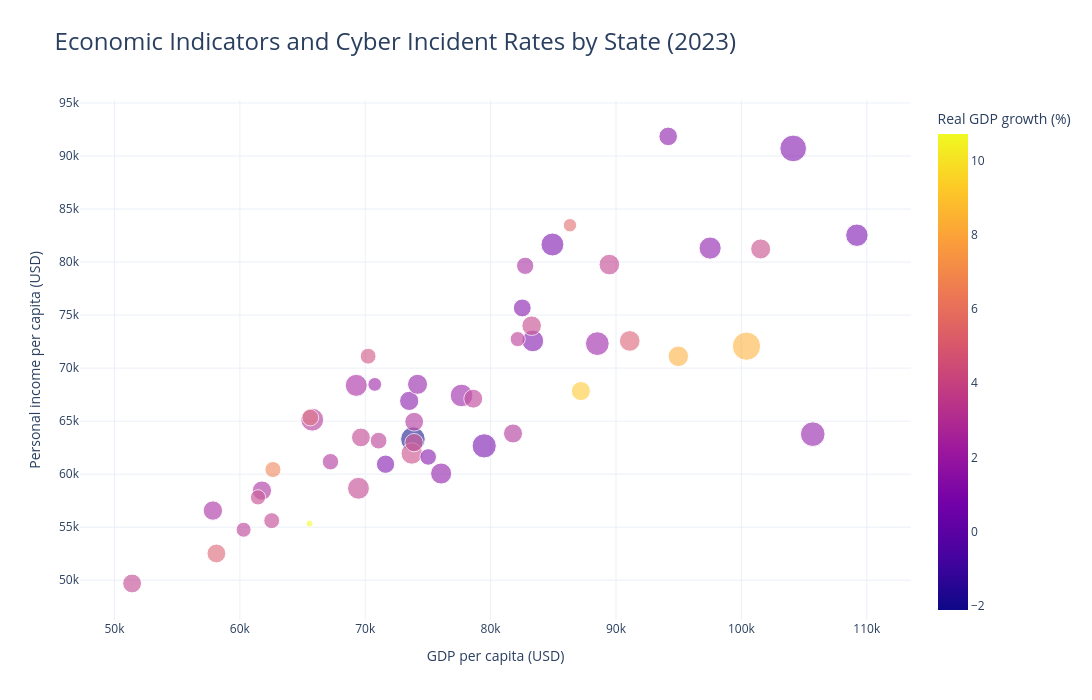

Notebook code cell kept with this figure:
### Markdown cell above
**Key findings:**

- GDP per capita, personal income per capita, and average annual pay are strongly positively correlated ($r_s=0.73$–$0.81$), suggesting substantial overlap between economic development indicators.
- Labor force participation is moderately associated with GDP per capita ($r_s=0.62$).
- Real GDP growth is weakly negatively associated with GDP per capita ($r_s=-0.21$), indicating that economic size per resident and annual growth capture different aspects of economic activity.

These relationships will be considered when selecting predictors for subsequent multivariable analysis, particularly because correlated indicators may introduce *multicollinearity*.

### Code cell
# Temporary cell: interactive bubble chart for 2023

import pandas as pd
import plotly.express as px

# izberi leto
year_selected = 2023

# pripravi podatke
plot_df = panel.loc[panel["year"] == year_selected].copy()

# odstrani vrstice z manjkajočimi vrednostmi v potrebnih stolpcih
plot_df = plot_df.dropna(subset=[
    "state",
    "gdp_per_capita",
    "personal_income_per_capita",
    "real_gdp_growth_pct",
    "incidents_per_100k"
])

# za lepši prikaz v hoverju
plot_df["gdp_per_capita_k"] = plot_df["gdp_per_capita"] / 1000
plot_df["personal_income_per_capita_k"] = plot_df["personal_income_per_capita"] / 1000

fig = px.scatter(
    plot_df,
    x="gdp_per_capita",
    y="personal_income_per_capita",
    size="incidents_per_100k",
    color="real_gdp_growth_pct",
    hover_name="state",
    hover_data={
        "gdp_per_capita": ":,.0f",
        "personal_income_per_capita": ":,.0f",
        "real_gdp_growth_pct": ":.2f",
        "incidents_per_100k": ":.3f",
        "incident_count": True,
        "population": ":,.0f"
    },
    title="Economic Indicators and Cyber Incident Rates by State (2023)",
    labels={
        "gdp_per_capita": "GDP per capita (USD)",
        "personal_income_per_capita": "Personal income per capita (USD)",
        "real_gdp_growth_pct": "Real GDP growth (%)",
        "incidents_per_100k": "Incidents per 100,000 residents"
    }
)

fig.update_traces(marker=dict(line=dict(width=1, color="white")), opacity=0.8)

fig.update_layout(
    title=dict(font=dict(size=24)),
    xaxis_title="GDP per capita (USD)",
    yaxis_title="Personal income per capita (USD)",
    legend_title="Real GDP growth (%)",
    template="plotly_white",
    width=1100,
    height=700
)

fig.show()

### Figure 1 — Plotly figure (JSON) as saved in the notebook; plotly's stock layout.template omitted (floating-point values rounded to 4 significant figures; data arrays with more than 128 entries replaced by an {"elided": "..."} marker saying what was removed)
{"data": [{"customdata": {"elided": "50x4 float values"}, "hovertemplate": "<b>%{hovertext}</b><br><br>GDP per capita (USD)=%{x:,.0f}<br>Personal income per capita (USD)=%{y:,.0f}<br>Incidents per 100,000 residents=%{customdata[1]:.3f}<br>Real GDP growth (%)=%{marker.color:.2f}<br>incident_count=%{customdata[2]}<br>population=%{customdata[3]:,.0f}<extra></extra>", "hovertext": ["Alabama", "Alaska", "Arizona", "Arkansas", "California", "Colorado", "Connecticut", "Delaware", "Florida", "Georgia", "Hawaii", "Idaho", "Illinois", "Indiana", "Iowa", "Kansas", "Kentucky", "Louisiana", "Maine", "Maryland", "Massachusetts", "Michigan", "Minnesota", "Mississippi", "Missouri", "Montana", "Nebraska", "Nevada", "New Hampshire", "New Jersey", "New Mexico", "New York", "North Carolina", "North Dakota", "Ohio", "Oklahoma", "Oregon", "Pennsylvania", "Rhode Island", "South Carolina", "South Dakota", "Tennessee", "Texas", "Utah", "Vermont", "Virginia", "Washington", "West Virginia", "Wisconsin", "Wyoming"], "legendgroup": "", "marker": {"color": [3.192, 4.978, 3.217, 2.38, 1.352, 3.521, 1.288, 1.507, 4.258, 1.45, 1.828, 2.525, 1.864, 0.9217, 0.5719, -2.117, 3.47, 3.611, 2.893, 1.12, 0.8714, 2.784, 0.9222, 3.526, 3.439, 4.869, 8.294, 3.231, 2.482, 0.6356, 10.73, 0.6933, 3.959, 8.344, 1.095, 6.568, 1.249, 1.703, 1.854, 3.662, 3.118, 3.599, 9.181, 2.824, 2.345, 3.685, 3.855, 5.032, 2.73, 5.437], "coloraxis": "coloraxis", "line": {"color": "white", "width": 1}, "size": [0.2149, 0.4084, 0.2684, 0.3583, 0.4696, 0.4059, 0.3295, 0.5795, 0.2399, 0.4248, 0.4878, 0.3552, 0.5383, 0.3197, 0.5599, 0.5763, 0.2418, 0.4566, 0.4993, 0.3062, 0.6786, 0.2584, 0.4519, 0.3399, 0.3384, 0.2653, 0.4024, 0.3426, 0.2854, 0.5002, 0.04718, 0.4801, 0.4415, 0.7623, 0.2625, 0.2461, 0.3529, 0.3843, 0.1816, 0.2226, 0.2179, 0.3215, 0.3483, 0.3479, 0.4632, 0.3665, 0.3827, 0.339, 0.3372, 0.171], "sizemode": "area", "sizeref": 0.001906, "symbol": "circle"}, "mode": "markers", "name": "", "opacity": 0.8, "orientation": "v", "showlegend": false, "type": "scatter", "x": [60300.0, 91090.0, 71060.0, 57850.0, 97500.0, 89470.0, 94160.0, 105700.0, 70230.0, 76050.0, 77680.0, 61760.0, 88510.0, 71620.0, 79490.0, 73800.0, 62540.0, 69460.0, 65770.0, 82520.0, 104100.0, 67220.0, 83360.0, 51400.0, 69650.0, 65620.0, 94970.0, 78610.0, 82750.0, 84930.0, 65560.0, 109200.0, 73710.0, 100400.0, 75020.0, 62640.0, 73500.0, 74170.0, 70760.0, 61440.0, 82160.0, 73890.0, 87200.0, 81780.0, 69280.0, 83270.0, 101500.0, 58130.0, 73900.0, 86330.0], "xaxis": "x", "y": [54760.0, 72560.0, 63160.0, 56570.0, 81320.0, 79760.0, 91850.0, 63770.0, 71120.0, 60060.0, 67420.0, 58450.0, 72310.0, 60940.0, 62670.0, 63300.0, 55620.0, 58670.0, 65140.0, 75670.0, 90710.0, 61180.0, 72560.0, 49700.0, 63470.0, 65340.0, 71110.0, 67120.0, 79650.0, 81650.0, 55340.0, 82530.0, 61950.0, 72070.0, 61620.0, 60440.0, 66910.0, 68470.0, 68460.0, 57820.0, 72740.0, 62980.0, 67840.0, 63840.0, 68370.0, 74000.0, 81230.0, 52530.0, 64940.0, 83470.0], "yaxis": "y"}], "layout": {"coloraxis": {"colorbar": {"title": {"text": "Real GDP growth (%)"}}, "colorscale": [[0, "#0d0887"], [0.1111, "#46039f"], [0.2222, "#7201a8"], [0.3333, "#9c179e"], [0.4444, "#bd3786"], [0.5556, "#d8576b"], [0.6667, "#ed7953"], [0.7778, "#fb9f3a"], [0.8889, "#fdca26"], [1, "#f0f921"]]}, "height": 700, "legend": {"itemsizing": "constant", "title": {"text": "Real GDP growth (%)"}, "tracegroupgap": 0}, "title": {"font": {"size": 24}, "text": "Economic Indicators and Cyber Incident Rates by State (2023)"}, "width": 1100, "xaxis": {"anchor": "y", "domain": [0, 1], "title": {"text": "GDP per capita (USD)"}}, "yaxis": {"anchor": "x", "domain": [0, 1], "title": {"text": "Personal income per capita (USD)"}}}}
